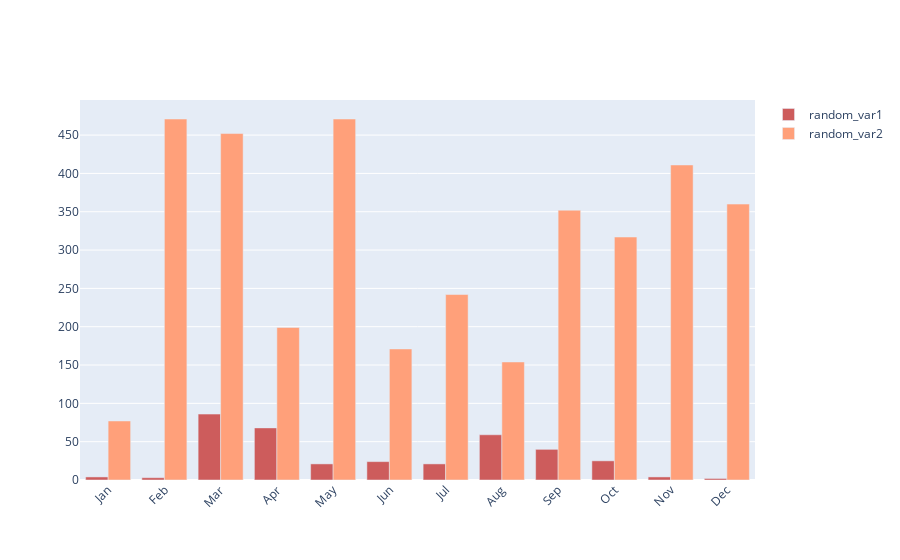

This figure's notebook cell:
### Code cell
month = ['Jan', 'Feb', 'Mar', 'Apr', 'May', 'Jun', 'Jul', 'Aug', 'Sep', 'Oct', 'Nov', 'Dec']

random_var1 = np.random.randint(0, 100, 12)
random_var2 = np.random.randint(0, 500, 12)

trace1 = go.Bar(x=month, y=random_var1, name='random_var1', marker={'color':'indianred'})
trace2 = go.Bar(x=month, y=random_var2, name='random_var2', marker={'color':'lightsalmon'})
layout = go.Layout(xaxis_tickangle=-45)
data = [trace1, trace2]
fig = go.Figure(data=data, layout=layout)
fig.show()

### Figure 1 — Plotly figure (JSON) as saved in the notebook; plotly's stock layout.template omitted (floating-point values rounded to 4 significant figures)
{"data": [{"marker": {"color": "indianred"}, "name": "random_var1", "type": "bar", "x": ["Jan", "Feb", "Mar", "Apr", "May", "Jun", "Jul", "Aug", "Sep", "Oct", "Nov", "Dec"], "y": [4, 3, 86, 68, 21, 24, 21, 59, 40, 25, 4, 2]}, {"marker": {"color": "lightsalmon"}, "name": "random_var2", "type": "bar", "x": ["Jan", "Feb", "Mar", "Apr", "May", "Jun", "Jul", "Aug", "Sep", "Oct", "Nov", "Dec"], "y": [77, 471, 452, 199, 471, 171, 242, 154, 352, 317, 411, 360]}], "layout": {"xaxis": {"tickangle": -45}}}
